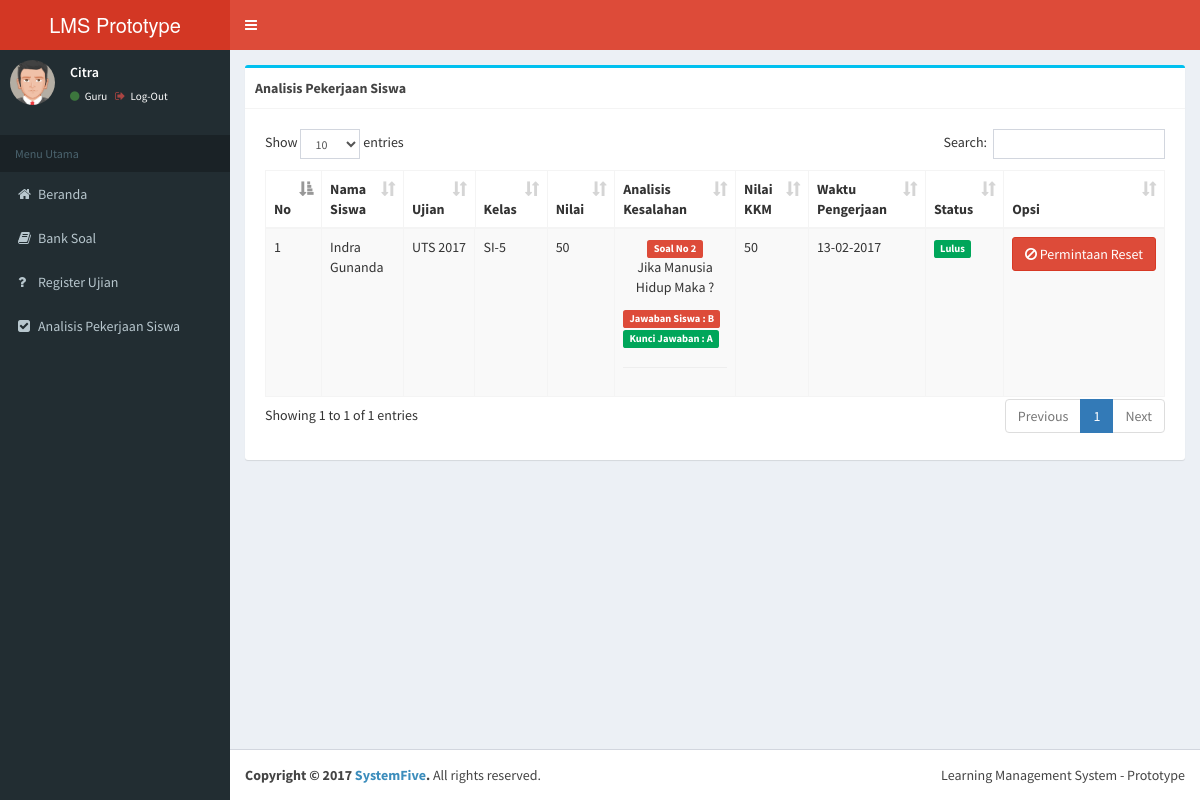
The page /?page=analisis-soal (signed in) on the database its author committed.
### tables this page shows
CREATE TABLE `user_siswa` (
  `id_siswa` int(11) NOT NULL,
  `nama_siswa` varchar(70) NOT NULL,
  `user_siswa` varchar(80) NOT NULL,
  `pass_siswa` varchar(120) NOT NULL,
  `no_siswa` varchar(50) NOT NULL,
  `kelas_id` int(11) NOT NULL,
  `tgl_buat` varchar(20) NOT NULL,
  `log_masuk` varchar(20) NOT NULL
);

CREATE TABLE `sistem_soal` (
  `id_soal` int(11) NOT NULL,
  `judul_soal` varchar(20) NOT NULL,
  `bank_soal` varchar(100) NOT NULL,
  `id_kelas` int(11) NOT NULL,
  `nilai_per_soal` int(20) NOT NULL,
  `nilai_lulus` int(20) NOT NULL,
  `tgl_buat` varchar(30) NOT NULL,
  `guru_id` int(11) NOT NULL
);

CREATE TABLE `sistem_kelas` (
  `id_kelas` int(11) NOT NULL,
  `nama_kelas` varchar(11) NOT NULL
);

CREATE TABLE `sistem_nilai` (
  `id_nilai` int(11) NOT NULL,
  `nilai` varchar(20) NOT NULL,
  `id_siswa` int(11) NOT NULL,
  `id_soal` int(11) NOT NULL,
  `id_jawaban` int(11) NOT NULL,
  `tgl_input` varchar(25) NOT NULL
);

CREATE TABLE `sistem_bank_soal` (
  `id_bank_soal` int(11) NOT NULL,
  `soal` text NOT NULL,
  `pilihan` text NOT NULL,
  `jawaban` varchar(11) NOT NULL,
  `guru_id` int(11) NOT NULL,
  `tgl_buat` varchar(20) NOT NULL
);

### class/core.class.php (called while the page is built, shortened)
<?php
class BukaDB
{
    public $mysqli;
    private function db_connect()
    {
        $this->host = 'localhost';
        $this->user = 'root';
        $this->pass = '';
        $this->db   = 'db_lomba';
        $this->mysqli = new mysqli($this->host, $this->user, $this->pass, $this->db);
        return $this->mysqli;
    }
    function hitung_data($tabel, $acuan = null, $acuan_value = null,$acuan_dua = null,$acuan_dua_value = null)
    {
        $acuan       = mysqli_escape_string($this->mysqli, $acuan);
        $acuan_value = mysqli_escape_string($this->mysqli, $acuan_value);
        if (empty($acuan)) {
            $query = "SELECT COUNT(*) as total FROM `" . $tabel . "`";
        } else {
            $query = "SELECT COUNT(*) as total FROM `" . $tabel . "`";
            $query .= " WHERE " . $acuan . "='" . $acuan_value . "'";
            if(!empty($acuan_dua))
            {
                $query .= " AND ".mysqli_escape_string($this->mysqli,$acuan_dua)."='".mysqli_escape_string($this->mysqli,$acuan_dua_value)."'";
            }
        }
        $hasil = $this->mysqli->query($query);
        if ($hasil) {
            $hasil_num = $hasil->fetch_assoc();
            return json_encode(array(
                "total" => $hasil_num["total"]
            ));
        } else {
            return json_encode(array(
                "total" => "Error = " . $hasil . " " . mysqli_error($this->mysqli)
            ));
        }
    }
    function select_db($tabel, $kolom, $acuan = "", $acuan_value = "")
    {
        $total_kolom = count($kolom);
        $acuan       = mysqli_escape_string($this->mysqli, $acuan);
        $acuan_value = mysqli_escape_string($this->mysqli, $acuan_value);
        if (!empty($acuan)) {
            $query = "SELECT ";
            for ($counter_kolom = 0; $counter_kolom <= $total_kolom - 1; $counter_kolom++) {
                $query .= mysqli_escape_string($this->mysqli, $kolom[$counter_kolom]);
                if ($counter_kolom != count($kolom) - 1) {
                    $query .= ",";
                }
            }
            $query .= " FROM " . $tabel . " WHERE ";
            $query .= $acuan . "='" . $acuan_value . "'";
        }
        $hasil = $this->mysqli->query($query);
        if ($hasil) {
            $data = $hasil->fetch_all(MYSQLI_ASSOC);
            return json_encode($data);
        } else {
            return json_encode(array(
                "status" => 0,
                "error" => mysqli_error($this->mysqli),
                "query" => mysqli_real_escape_string($this->mysqli, $query)
            ));
        }
    }
    function custom_query($string)
    {
        $hasil = $this->mysqli->query($string);
        if ($hasil) {
            $data = $hasil->fetch_all(MYSQLI_ASSOC);
            return json_encode($data);
        } else {
            return json_encode(array(
                "status" => 0,
                "error" => mysqli_error($this->mysqli),
                "query" => $string
            ));
        }
    }
    function sql_escape($string)
    {
        return mysqli_escape_string($this->mysqli, $string);
    }
}
class sistemApp
{
    function buka_soal($id_soal)
    {
        $con  = new BukaDB;
        $soal = $con->select_db("sistem_bank_soal",array("id_bank_soal","soal","pilihan","jawaban","guru_id","tgl_buat"),"id_bank_soal",$id_soal);
        return $soal;
    }
    function enkripsi($string)
    {
        return  crypt($string, '%^.SystemFive');
    }
    function hitung_jawaban($points,$id_siswa,$id_soal)
    {
        $con = new sistemApp;
        $db = new BukaDB;
        $status = json_decode($db->hitung_data("user_siswa","id_siswa",$id_siswa),true);
        $status_soal = json_decode($db->hitung_data("sistem_soal","id_soal",$id_soal),true);
        if($status["total"] != 0 && $status_soal["total"] != 0)
        {
        $buka_soal = json_decode($db->custom_query("SELECT * FROM sistem_jawaban WHERE sistem_jawaban.soal_id = ".$db->sql_escape($id_soal)." AND sistem_jawaban.siswa_id = ".$db->sql_escape($id_siswa)));
        $select = $db->select_db("sistem_soal",array("id_soal","judul_soal","bank_soal","guru_id"),"id_soal",$id_soal);
        $select = json_decode($select);
            foreach(explode(",",$select[0]->bank_soal) as $obj_split)
            {
                $soal =  json_decode($con->buka_soal($obj_split));
                $temp_kunci[] =  $soal[0]->jawaban;
                $temp_soal[] = $soal[0]->soal;
            }
            $counter = explode(",",$buka_soal[0]->jawaban);
            foreach($counter as $obj_split)
            {
                $temp_jawaban[] = $obj_split;
            }
        $kunci_jawaban = count($temp_kunci);
        $jawaban = count($temp_jawaban);
        $hitung = "";
        if($kunci_jawaban == $jawaban)
        {
            for($i=0; $i <= $jawaban-1; $i++)
            {
                if($temp_jawaban[$i] == $temp_kunci[$i])
                {
                    $hitung = $hitung+$points;
                }else{
                    $wrong[] = array("index_soal"=>$i+1,"soal"=>$temp_soal[$i],"jawaban"=>$temp_jawaban[$i],"kunci_jawaban"=>$temp_kunci[$i]);
                }
            }
        }
        return json_encode(array("data"=>array("judul_soal"=>$select[0]->judul_soal,"nilai"=>($hitung == null)?"0":$hitung,"salah"=>(isset($wrong))?json_encode($wrong):"Tidak Ada")));
        }else{
            return json_encode(array("status"=>0,"error"=>"ID Siswa = ".$status["total"]." ID Soal = ".$status_soal["total"]));
        }
    }
    function analisis ($guru_id)
    {
        $db = new BukaDB;
        $sistemApp = new sistemApp;
        $data = $db->custom_query("SELECT user_siswa.id_siswa, sistem_jawaban.id_jawaban, sistem_soal.id_soal, user_siswa.nama_siswa as nama, sistem_soal.judul_soal as ujian, sistem_kelas.nama_kelas as kelas, sistem_nilai.nilai as nilai, sistem_soal.nilai_lulus as nilai_kkm, sistem_nilai.tgl_input FROM user_siswa JOIN sistem_jawaban ON sistem_jawaban.siswa_id = user_siswa.id_siswa JOIN sistem_soal ON sistem_jawaban.soal_id = sistem_soal.id_soal JOIN sistem_kelas ON sistem_kelas.id_kelas = user_siswa.kelas_id JOIN sistem_nilai ON sistem_nilai.id_jawaban = sistem_jawaban.id_jawaban WHERE sistem_soal.guru_id =".$db->sql_escape($guru_id));
        return $data;
    }
}
class frontend_app{
    function sisip_halaman_guru($string)
    {
        return include("./pages/guru_" . $string . ".php");
    }
}
?>

### pages/guru_analisis-soal.php (the view, shortened to what this page needs)
<?php
if(isset($_SESSION["level_user"]))
{
if($_SESSION["level_user"] == 2)
{
    $sistemApp = new sistemApp;
    $db        = new BukaDB;
    if(!isset($_GET["tambah-soal"]))
    {
?>
    <div class="row">
        <div class="col-md-12">
            <div class="box box-info">
                <div class="box-header with-border">
                    <b>Analisis Pekerjaan Siswa</b>
                </div>
                <div class="box-body">
                    <div class="box-body">
                        <table class="table table-bordered table-striped rekap-nilai">
                            <thead>
                                <tr>
                                    <th>No</th>
                                    <th>Nama Siswa</th>
                                    <th>Ujian</th>
                                    <th>Kelas</th>
                                    <th>Nilai</th>
                                    <th>Analisis Kesalahan</th>
                                    <th>Nilai KKM</th>
                                    <th>Waktu Pengerjaan</th>
                                    <th>Status</th>
                                    <th>Opsi</th>
                                </tr>
                            </thead>
                            <tbody>
                                <?php
                                $list_analisis = json_decode($sistemApp->analisis($_SESSION["id_user"]));
                                if(!empty($list_analisis))
                                {
                                $no = 1;
                                foreach($list_analisis as $obj_analisis)
                                {
                                ?>
                                <tr>
                                    <td><?php echo $no++;?></td>
                                    <td><?php echo $obj_analisis->nama;?></td>
                                    <td><?php echo $obj_analisis->ujian;?></td>
                                    <td><?php echo $obj_analisis->kelas;?></td>
                                    <td><?php echo $obj_analisis->nilai;?></td>
                                    <td>
                                        <?php
                                        $analisis = json_decode($sistemApp->hitung_jawaban(1,$obj_analisis->id_siswa,$obj_analisis->id_soal));
                                        foreach($analisis as $obj_anal)
                                        {
                                            if($obj_anal->salah == "Tidak Ada"){
                                        ?>
                                        <p>Tidak Ada Kesalahan</p>
                                        <?php }else{
                                        $wrong = json_decode($obj_anal->salah);
                                        foreach($wrong as $obj_wrong)
                                        {
                                        ?>
                                        <center><p class="label bg-red">Soal No <?php echo $obj_wrong->index_soal; ?></p></center>
                                        <center><?php echo htmlspecialchars_decode($obj_wrong->soal);?></center>
                                        <p class="label bg-red">Jawaban Siswa : <?php echo $obj_wrong->jawaban;?></p>
                                        <p class="label bg-green">Kunci Jawaban : <?php echo $obj_wrong->kunci_jawaban;?></p>
                                        <hr>
                                        <?php }?>
                                        <?php }?>
                                        <?php } ?>
                                    </td>
                                    <td><?php echo $obj_analisis->nilai_kkm;?></td>
                                    <td><?php echo $obj_analisis->tgl_input;?></td>
                                    <td><?php echo ($obj_analisis->nilai < $obj_analisis->nilai_kkm)?'<span class="label bg-red">Tidak Lulus</span>':'<span class="label bg-green">Lulus</span>';?></td>
                                    <td>
                                        <?php
                                        $hitung_setter = json_decode($db->hitung_data("sistem_reset","id_jawaban",$obj_analisis->id_jawaban,"id_siswa",$obj_analisis->id_siswa));
                                        if($hitung_setter->total == 0)
                                        {
                                        ?>
                                        <a href="./?page=analisis-soal&req=<?php echo $obj_analisis->id_jawaban."-".$obj_analisis->id_siswa;?>&uuid=<?php echo $sistemApp->enkripsi($obj_analisis->id_jawaban."-".$obj_analisis->id_siswa);?>" class="btn btn-danger"><li class="fa fa-ban"></li> Permintaan Reset</a>
                                        <?php }else{ ?>
                                        <a href="javascript:void(0);" class="btn btn-success" disabled><li class="fa fa-ban"></li> Anda Sudah Melakukan Permintaan Reset</a>
                                        <?php } ?>
                                    </td>
                                </tr>
                                <?php } } ?>
                            </tbody>
                        </table>
                    </div>
                </div>
            </div>
        </div>
    </div>
    <?php
}
}else{
$frontend->err404();
}
}
?>

### rows shown on the page
user_siswa: nama_siswa "Indra Gunanda", sistem_soal.judul_soal "UTS 2017", kelas.nama_kelas "SI-5", sistem_nilai.nilai "50", sistem_soal.nilai_lulus "50", sistem_nilai.tgl_input "13-02-2017"
sistem_bank_soal: index_soal "2", soal "Jika Manusia Hidup Maka ?", jawaban "B", jawaban "A"

### other values the page prints
$_SESSION["nama_user"] "Citra"
